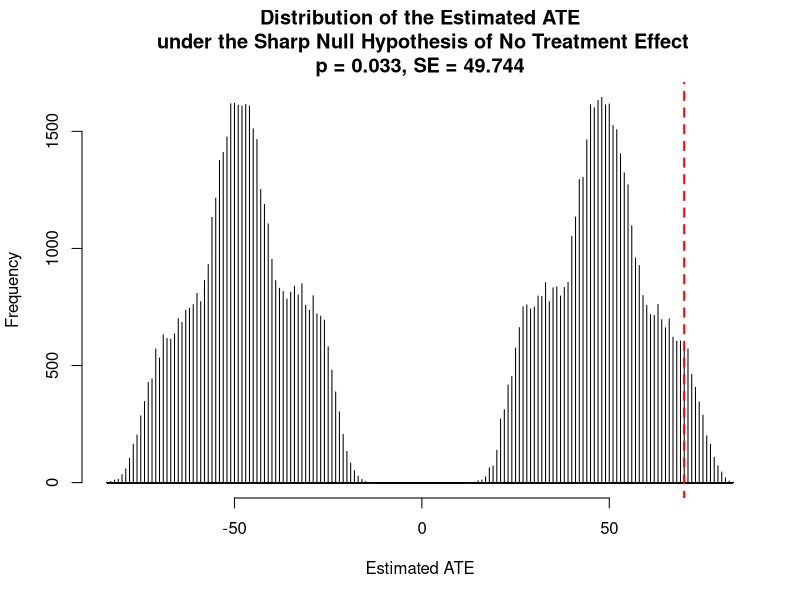

R code for this plot:
# Clear workspace
rm(list = ls())

# Note first must set file directory where data file is stored

# Example for mac: setwd("/Users/name/Documents/Data/)
# Example for windows: setwd(C:/Documents/Data/) or setwd(C:\\Documents\\Data\\)
# If not sure of working directory, type: getwd()

# Import Data
dataf <- read.csv("GerberGreenBook_Chapter3_Donations.csv",head=TRUE,sep=",") # enter your file name here

# Advanced Options

numiter <- 100000 # number of RI iterations. Use more for greater precision, fewer for greater speed.
set.seed(1234567) # set random number seed (so that results can be replicated)

# Compute RI Distribution

Y <- dataf$Y
Z <- dataf$Z

denom <- var(Z)
tau <- cov(Y,Z)/denom

tauRI <- rep(NA,numiter)

for (i in 1:numiter) {

Zri <- sample(Z)
tauRI[i] <- cov(Y,Zri)/denom

if (i %% round(numiter/10) == 0) cat("Iteration",i,"of",numiter,"\n")
}

# RI distribution output

hist(tauRI,freq=TRUE,xlab="Estimated ATE",main=paste("Distribution of the Estimated ATE\n under the Sharp Null Hypothesis of No Treatment Effect\np = ",round(sum(tauRI >= tau)/numiter,3),", SE = ",round(sd(tauRI),3),sep=""),breaks=numiter,lwd=1)
lines(x=c(tau,tau),y=c(-1000,numiter*2),lwd=2,col="red",lty=2)

pvalue <- round(sum(tauRI >= tau)/numiter,3)
pvalue

# compare with traditional t-tests

t.test(Y~Z,var.equal=FALSE,alternative= "less")
t.test(Y~Z,var.equal=TRUE,alternative= "less")

# compare with regression

out.lm <- lm(Y ~ Z)
summary(out.lm)